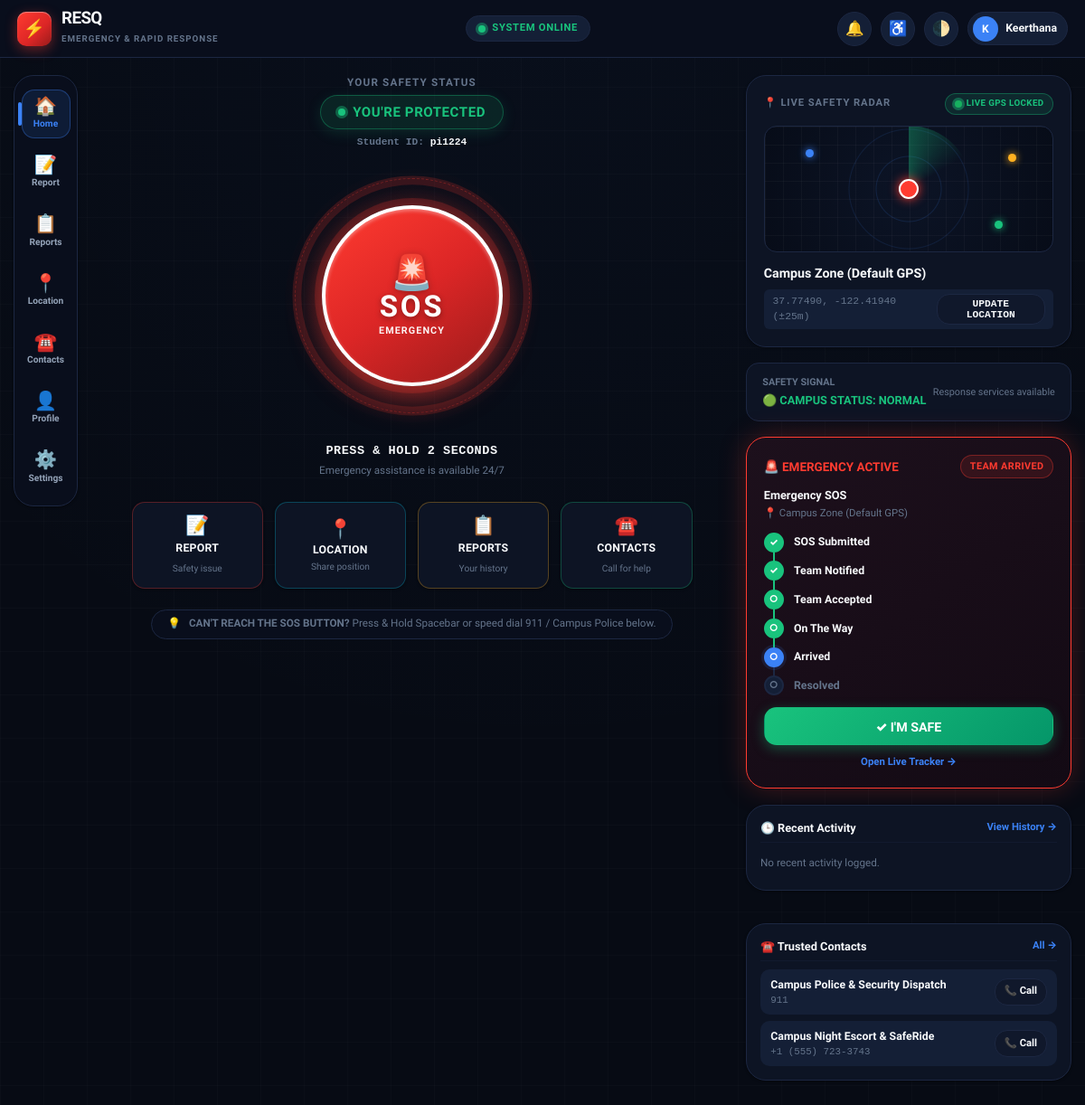
The app's page / (signed in), older data.
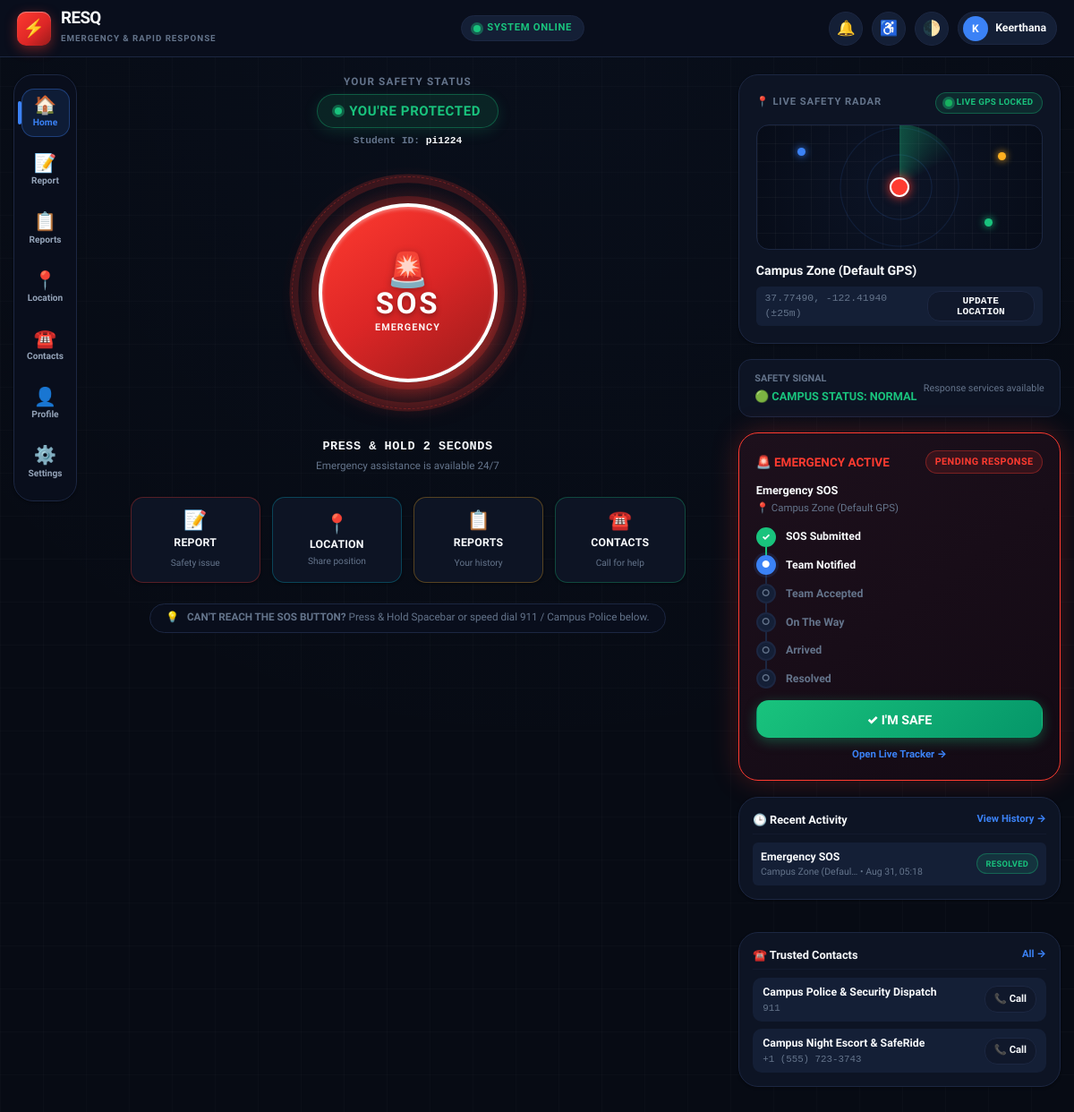
The same page, newer data.
### safety_app/models.py (models this page shows, shortened)
class Incident(models.Model):
    INCIDENT_TYPES = [
        ('EMERGENCY', 'Emergency SOS'),
        ('MEDICAL', 'Medical Emergency'),
        ('ACCIDENT', 'Accident'),
        ('FIRE', 'Fire'),
        ('PHYSICAL_THREAT', 'Physical Threat'),
        ('SUSPICIOUS', 'Suspicious Activity'),
        ('INFRASTRUCTURE', 'Unsafe Infrastructure'),
        ('OTHER', 'Other'),
    ]
    URGENCY_LEVELS = [
        ('LOW', 'Low Urgency'),
        ('MEDIUM', 'Medium Urgency'),
        ('HIGH', 'High Urgency'),
        ('CRITICAL', 'Critical Urgency'),
    ]
    STATUS_CHOICES = [
        ('PENDING', 'Pending Response'),
        ('ACCEPTED', 'Team Accepted'),
        ('ON_THE_WAY', 'Team On The Way'),
        ('ARRIVED', 'Team Arrived'),
        ('RESOLVED', 'Resolved'),
        ('CANCELLED', 'Cancelled'),
    ]
    user = models.ForeignKey(User, on_delete=models.CASCADE, related_name='incidents')
    incident_type = models.CharField(max_length=30, choices=INCIDENT_TYPES, default='EMERGENCY')
    description = models.TextField(blank=True)
    location_name = models.CharField(max_length=255, default="Main Campus Grounds")
    latitude = models.FloatField(null=True, blank=True)
    longitude = models.FloatField(null=True, blank=True)
    urgency = models.CharField(max_length=15, choices=URGENCY_LEVELS, default='CRITICAL')
    status = models.CharField(max_length=20, choices=STATUS_CHOICES, default='PENDING')
    image = models.ImageField(upload_to='incidents/', null=True, blank=True)
    response_team_name = models.CharField(max_length=120, null=True, blank=True)
    responder_notes = models.TextField(null=True, blank=True)
    eta_minutes = models.PositiveIntegerField(null=True, blank=True)
    is_sos = models.BooleanField(default=False)
    created_at = models.DateTimeField(auto_now_add=True)
    updated_at = models.DateTimeField(auto_now=True)
    resolved_at = models.DateTimeField(null=True, blank=True)
    class Meta:
        ordering = ['-created_at']

class EmergencyContact(models.Model):
    user = models.ForeignKey(User, on_delete=models.CASCADE, related_name='emergency_contacts', null=True, blank=True)
    name = models.CharField(max_length=120)
    relationship = models.CharField(max_length=80, help_text="e.g. Campus Police, Medical Unit, Parent, Roommate")
    phone_number = models.CharField(max_length=25)
    is_primary = models.BooleanField(default=False)
    is_campus_service = models.BooleanField(default=False, help_text="Official 24/7 campus safety hotline")
    created_at = models.DateTimeField(auto_now_add=True)
    class Meta:
        ordering = ['-is_campus_service', '-is_primary', 'name']

### safety_app/views.py (the view)
# urls.py: path('', views.dashboard_view, name='dashboard'),
@login_required
def dashboard_view(request):
    user = request.user
    profile, _ = UserProfile.objects.get_or_create(user=user)
    active_incident = Incident.objects.filter(
        user=user,
        status__in=['PENDING', 'ACCEPTED', 'ON_THE_WAY', 'ARRIVED']
    ).first()
    recent_reports = Incident.objects.filter(user=user).exclude(
        id=active_incident.id if active_incident else -1
    )[:3]
    campus_hotlines = EmergencyContact.objects.filter(is_campus_service=True)[:2]
    personal_contacts = EmergencyContact.objects.filter(user=user)[:3]
    context = {
        'profile': profile,
        'active_incident': active_incident,
        'recent_reports': recent_reports,
        'campus_hotlines': campus_hotlines,
        'personal_contacts': personal_contacts,
    }
    return render(request, 'dashboard.html', context)

### templates/dashboard.html (shortened to what the changed rows need)
{% extends 'base.html' %}
{% load static %}
{% block content %}
<div class="resq-command-layout">
  <section class="command-center-zone" aria-label="Emergency Command Area">
    <div class="sos-command-stage">
      <div class="sos-tech-orbit" id="sos-tech-orbit"></div>
      <div class="sos-radar-wave sos-radar-wave-1"></div>
      <div class="sos-radar-wave sos-radar-wave-2"></div>
      <svg class="sos-svg-orbit" viewBox="0 0 220 220" aria-hidden="true">
        <circle class="sos-svg-track" cx="110" cy="110" r="104" />
        <circle class="sos-svg-fill" id="sos-ring-progress" cx="110" cy="110" r="104" />
      </svg>
      <button
        type="button"
        id="sos-command-button"
        class="sos-command-disc"
        role="button"
        aria-label="Emergency SOS Button. Press and hold for 2 seconds to dispatch immediate emergency response."
        data-speak="Emergency S.O.S. Button. Press and hold for two seconds to activate."
      >
        <span class="sos-disc-icon" aria-hidden="true">🚨</span>
        <span class="sos-disc-text">SOS</span>
        <span class="sos-disc-sub">EMERGENCY</span>
      </button>
    </div>
  </section>
  <aside class="safety-info-rail" aria-label="Live Safety Information Rail">
    {% if active_incident %}
    <div class="response-timeline-card active-emergency" id="dashboard-active-incident">
      <div style="display:flex; justify-content:space-between; align-items:center; margin-bottom:0.6rem;">
        <div style="font-size:0.9rem; font-weight:900; color:var(--emergency-red);">
          🚨 EMERGENCY ACTIVE
        </div>
        <span class="badge badge-emergency" id="tracker-status-badge">
          {{ active_incident.get_status_display }}
        </span>
      </div>
      <div style="font-size:0.85rem; font-weight:800; color:var(--text-primary);">
        {{ active_incident.get_incident_type_display }}
      </div>
      <div style="font-size:0.76rem; color:var(--text-muted); margin-top:2px;">
        📍 {{ active_incident.location_name|truncatechars:32 }}
      </div>
      <div class="timeline-v-stepper">
        <div class="stepper-node-row completed" id="timeline-step-0">
          <div class="stepper-bullet" id="step-node-0">✓</div>
          <div class="stepper-label">SOS Submitted</div>
        </div>
        <div class="stepper-node-row {% if active_incident.status != 'PENDING' %}completed{% else %}current{% endif %}" id="timeline-step-1">
          <div class="stepper-bullet" id="step-node-1">{% if active_incident.status != 'PENDING' %}✓{% else %}●{% endif %}</div>
          <div class="stepper-label">Team Notified</div>
        </div>
        <div class="stepper-node-row {% if active_incident.status == 'ACCEPTED' %}current{% elif active_incident.status in 'ON_THE_WAY,ARRIVED,RESOLVED' %}completed{% else %}pending{% endif %}" id="timeline-step-2">
          <div class="stepper-bullet" id="step-node-2">○</div>
          <div class="stepper-label">Team Accepted</div>
        </div>
        <div class="stepper-node-row {% if active_incident.status == 'ON_THE_WAY' %}current{% elif active_incident.status in 'ARRIVED,RESOLVED' %}completed{% else %}pending{% endif %}" id="timeline-step-3">
          <div class="stepper-bullet" id="step-node-3">○</div>
          <div class="stepper-label">On The Way</div>
        </div>
        <div class="stepper-node-row {% if active_incident.status == 'ARRIVED' %}current{% elif active_incident.status == 'RESOLVED' %}completed{% else %}pending{% endif %}" id="timeline-step-4">
          <div class="stepper-bullet" id="step-node-4">○</div>
          <div class="stepper-label">Arrived</div>
        </div>
        <div class="stepper-node-row {% if active_incident.status == 'RESOLVED' %}completed{% else %}pending{% endif %}" id="timeline-step-5">
          <div class="stepper-bullet" id="step-node-5">○</div>
          <div class="stepper-label">Resolved</div>
        </div>
      </div>
      <button type="button" class="btn btn-success btn-block" id="btn-im-safe-trigger" style="min-height:42px; font-size:0.95rem; font-weight:900;">
        ✓ I'M SAFE
      </button>
      <div style="text-align:center; margin-top:0.4rem;">
        <a href="{% url 'incident_detail' pk=active_incident.id %}" style="font-size:0.76rem; font-weight:800;">
          Open Live Tracker →
        </a>
      </div>
    </div>
    {% endif %}
    <div class="card" style="padding:1rem;">
      <div style="display:flex; flex-direction:column; gap:0.45rem;">
        {% if recent_reports %}
          {% for rep in recent_reports %}
            <div style="display:flex; justify-content:space-between; align-items:center; padding:0.45rem 0.6rem; background:var(--bg-subtle); border-radius:var(--radius-xs);">
              <div style="min-width:0; flex:1;">
                <div style="font-weight:800; font-size:0.82rem; color:var(--text-primary); white-space:nowrap; overflow:hidden; text-overflow:ellipsis;">
                  {{ rep.get_incident_type_display }}
                </div>
                <div style="font-size:0.7rem; color:var(--text-muted);">
                  {{ rep.location_name|truncatechars:20 }} • {{ rep.created_at|date:"M d, H:i" }}
                </div>
              </div>
              <span class="badge {% if rep.status == 'RESOLVED' %}badge-success{% else %}badge-warning{% endif %}" style="font-size:0.62rem; margin-left:6px;">
                {{ rep.get_status_display }}
              </span>
            </div>
          {% endfor %}
        {% else %}
          <div style="font-size:0.78rem; color:var(--text-muted); padding:0.35rem 0;">
            No recent activity logged.
          </div>
        {% endif %}
      </div>
    </div>
    <div class="card" style="padding:1rem;">
      <div class="trusted-contacts-strip">
        {% for hotline in campus_hotlines|slice:":3" %}
          <div class="trusted-contact-pill">
            <div style="min-width:0; flex:1;">
              <div style="font-weight:800; font-size:0.82rem; color:var(--text-primary); white-space:nowrap; overflow:hidden; text-overflow:ellipsis;">
                {{ hotline.name }}
              </div>
              <div style="font-family:var(--font-mono); font-size:0.72rem; color:var(--text-muted);">
                {{ hotline.phone_number }}
              </div>
            </div>
            <a href="tel:{{ hotline.phone_number }}" class="btn btn-outline" style="padding:0.25rem 0.65rem; min-height:30px; font-size:0.75rem;" aria-label="Call {{ hotline.name }}">
              📞 Call
            </a>
          </div>
        {% endfor %}
      </div>
    </div>
  </aside>
</div>
{% endblock %}

Row changes from the older to the newer data that the page shows:
added Incident: status "PENDING RESPONSE", incident_type "Emergency SOS", location_name "Campus Zone (Default GPS)"
now on one of the page's lists (row edited): Incident: incident_type "Emergency SOS", location_name "Campus Zone (Defaul…", created_at "Aug 31, 05:18", status "RESOLVED"
Text that changed along with them:
{{ active_incident.get_status_display }}: "TEAM ARRIVED" → "PENDING RESPONSE"
text no longer shown: "✓ No recent activity logged."
